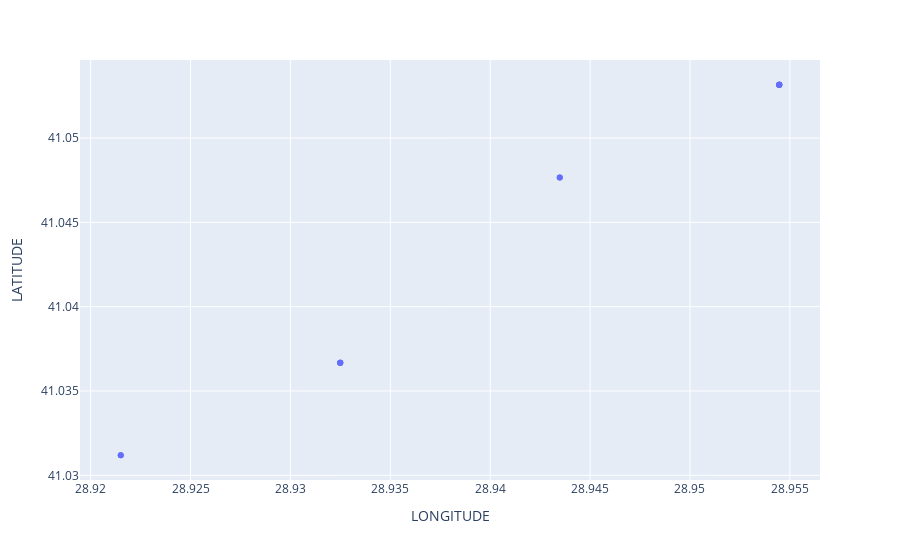

Notebook code cell kept with this figure:
### Code cell
import plotly.express as px

# Load the dataset and select the columns of interest
df = pd.read_csv("trafik yoğunluk verisi/traffic_density_202001.csv")
df1 = df[['DATE_TIME', 'LONGITUDE', 'LATITUDE', 'NUMBER_OF_VEHICLES']]

# Filter the data to include only rows with longitude and latitude values within the specified range and number of vehicles greater than 800
df1 = df1[(df1["LONGITUDE"] > 28.9130825) & (df1["LONGITUDE"] < 28.9865799) & 
          (df1["LATITUDE"] > 41.0121729) & (df1["LATITUDE"] < 41.0627246) &
          (df1.NUMBER_OF_VEHICLES > 800)]

# Create the scatter plot
fig = px.scatter(df1, x='LONGITUDE', y='LATITUDE')

# Show the plot
fig.show()

### Figure 1 — Plotly figure (JSON) as saved in the notebook; plotly's stock layout.template omitted (floating-point values rounded to 4 significant figures)
{"data": [{"hovertemplate": "LONGITUDE=%{x}<br>LATITUDE=%{y}<extra></extra>", "legendgroup": "", "marker": {"color": "#636efa", "symbol": "circle"}, "mode": "markers", "name": "", "orientation": "v", "showlegend": false, "type": "scatter", "x": [28.93, 28.95, 28.93, 28.95, 28.94, 28.95, 28.93, 28.93, 28.94, 28.95, 28.95, 28.92, 28.92, 28.95], "xaxis": "x", "y": [41.04, 41.05, 41.04, 41.05, 41.05, 41.05, 41.04, 41.04, 41.05, 41.05, 41.05, 41.03, 41.03, 41.05], "yaxis": "y"}], "layout": {"legend": {"tracegroupgap": 0}, "margin": {"t": 60}, "xaxis": {"anchor": "y", "domain": [0, 1], "title": {"text": "LONGITUDE"}}, "yaxis": {"anchor": "x", "domain": [0, 1], "title": {"text": "LATITUDE"}}}}
